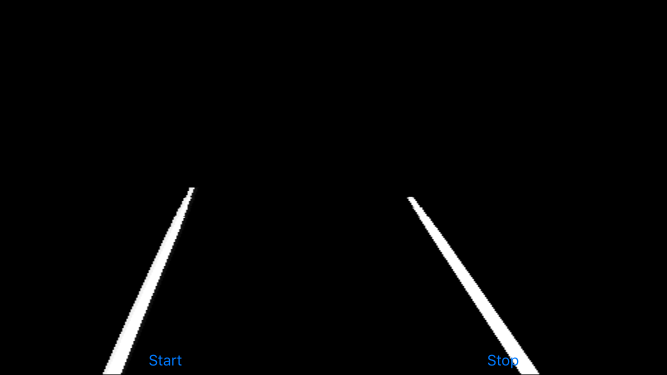
%> input picture lk/test.PNG, 1334 x 750 px (shown at 1/2 size)
$ octave main.m   (GNU Octave 9; MATLAB toolbox functions it lacks are replaced by stand-ins)
%> lines starting %> are read from the running program, lines starting %| are printed output that depends on the picture
### lk/homography_solve.m
function v = homography_solve(pin, pout)
% HOMOGRAPHY_SOLVE finds a homography from point pairs
%   V = HOMOGRAPHY_SOLVE(PIN, POUT) takes a 2xN matrix of input vectors and
%   a 2xN matrix of output vectors, and returns the homogeneous
%   transformation matrix that maps the inputs to the outputs, to some
%   approximation if there is noise.
%
%   This uses the SVD method of
%   http://www.robots.ox.ac.uk/%7Evgg/presentations/bmvc97/criminispaper/node3.html
% David Young, University of Sussex, February 2008
W=pin;
X=pout;
    for i=1:1:4
         a = W(1,i);
         b = W(2,i);
         x = X(1,i);
         y = X(2,i);
        A(2*i-1:2*i,:) = [0, 0, 0, -a, -b, -1, y*a, y*b, y;
               a, b, 1, 0, 0, 0, -x*a, -x*b, -x];

    end;
   [U,S,V] = svd(A);
    Phi =V(:,9);

   H=reshape(Phi,3,3);
   H = H./H(3,3);
   v = H';


end

### lk/M2p.m
     function p = M2p(M)
            p(1) = 1 - M(1,1);
            p(2) = M(1,2);
            p(3) = M(1,3);
            p(4) = M(2,1);
            p(5) = 1 - M(2,2);
            p(6) = M(2,3);
            p(7) = M(3,1);
            p(8) = M(3,2);
            p = p(:);
        end

### lk/p2M.m
     function M = p2M(p)
            M = [1-p(1),   p(2), p(3);
                   p(4), 1-p(5), p(6);
                      p(7),      p(8),    1];
        end

### lk/main.m
rgb = imread('test.PNG');
%> rgb is the input picture: size 750x1334x3 uint8; mean R, G, B 5.1, 5.2, 5.3
img = rgb2gray(rgb);
aaa=imresize(img,[480,640]);
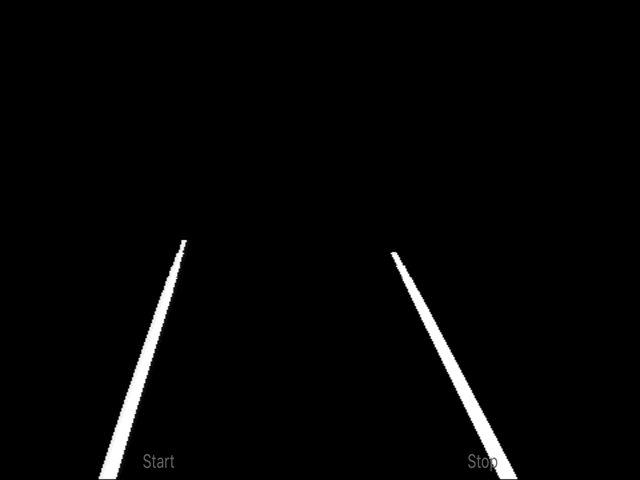
%> aaa: size 480x640 uint8; min 0, max 255, mean 5.2
roi=double(aaa(240:480,1:640));
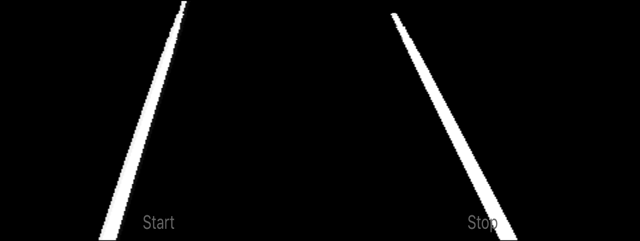
%> roi: size 241x640 double; min 0, max 255, mean 10.3
%temp = imread('template.jpg');
row=size(roi,1);
%> row = 241
col=size(roi,2);
%> col = 640
temp=zeros(50,50);
temp(:,13:14)=ones(50,2)*255;
temp(:,37:38)=ones(50,2)*255;
%need to select a good region
pts = [60, 60,161, 161;
       107,  533, 107,533];

% Height and width of the template
dsize = [50,50];

% Set the template points (in order that points appear in image)
tmplt_pts = [0, 0, 49,49 ;
             0, 49, 0,49];


 M = homography_solve(tmplt_pts, pts);
 p = M2p(M);
 fb = fspecial('gaussian',[5,5], 3);
 fx = [-1,1];
 fy = fx';
 temp = double(imfilter(temp, fb));
 tempx = double(imfilter(temp,fx));
 tempy = double(imfilter(temp,fy));

 [x,y] = meshgrid(0:size(temp,2)-1,0:size(temp,1)-1);
 x = x(:); y = y(:); % Vectorize everything
 v1 = ones(size(x)); v0 = zeros(size(x));
            % Form the derivative of the warp function (as discussed in
            % class)
 J=zeros(2500,8);
 dWx = [ -x,  y, v1, v0,  v0, v0, -x.*(x),-y.*(x)];
 dWy = [ v0, v0, v0,  x,  -y, v1, -x.*(y), -y.*(y)];
 J = dWx.*repmat(tempx(:),[1,8]) + dWy.*repmat(tempy(:),[1,8]);
 R = inv(J'*J)*J';
  for n = 1:10
                    warpM=p2M(p);
%> (the run ends here)
